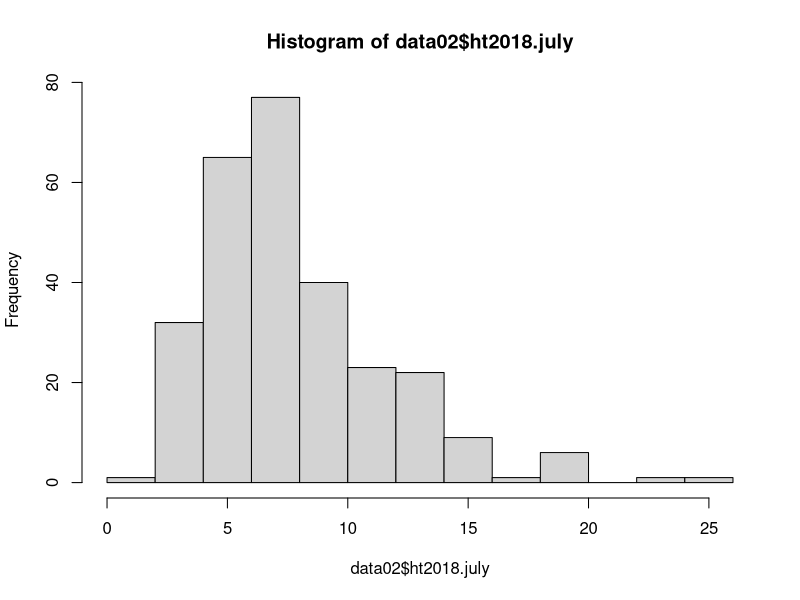

Source code (R):
## ---- chunk 1
knitr::opts_chunk$set(echo = TRUE)
## ---- chunk 2

library(tidyverse)
library(skimr)        ## install.packages("skimr")
library(readxl)

#  dplyr is part of tidyverse -- library(dplyr)

#
#in console
#   str(df)
#   print(df, n=10)
#   
#   to make a df into tibble use x1 <- as_tibble(original_df)  
#   
#   dim(df) will show dimensions of the df
#   


## ---- chunk 3

raw_data_01 <- read_excel("avid_boot_redpine_cleaned.2018-2021.xlsx", 
    sheet = "r_ready", col_types = c("text", 
        "text", "text", "text", "text", "text", 
        "numeric", "numeric", "numeric", 
        "numeric", "text", "numeric", "numeric", 
        "numeric", "numeric", "numeric"), skip = 3)

data02 <- raw_data_01 %>% 
  mutate_at(
    vars(harvest, inside_slash, inside_fence, plot, species, quad, tag),
    factor) %>% 
    rename(ht2020 = ht2020.April2021) %>% 
    mutate(inside_fence = recode(inside_fence, "YES" = "yes")) %>%  #old = new
    mutate(
      sub_cov_pct = sub_cov_pct * 100,
      canopy_cov_pct = canopy_cov_pct * 100
    ) %>% 
  select(!c(gps,quad)) %>% 
  filter(issue <1) %>% #removes tagged species with missing or dead data
  
  #filter(ht2018.july < 16.5) %>%  #removes potential stump sprouts
  #   used threshold 16.5" which was 75% percentile of Mike's gasline data
  #   creates file avid_tidy_short, "tidy_avid_short_2018-2020_boot_redpine.csv
  
  mutate(issue = NULL)

# 5/10/2021 decided to use all the data, not the "short" data.
# Pattern of hts similar to Mike's gas line data and the changes to statistical
# inference didn't warrant the confusion of explaining the logic and process.


summary(data02$ht2018.july)
hist(data02$ht2018.july)
## ---- chunk 4

#create df with heights for only one year
#use bind_rows(df1, df2) to reaggregate

data2018 <- data02 %>% 
  select(!c(ht2019.july, ht2020)) %>% 
  rename(ht = ht2018.july) %>% 
  mutate(
    year = 2018
  ) %>% 
  drop_na(ht) %>% 
  mutate(ht2018.july = NULL) #this removes variable, but is not needed, the variable name was changed

data2019 <- data02 %>% 
  select(!c(ht2018.july, ht2020)) %>% 
  rename(ht = ht2019.july) %>% 
  mutate(
    year = 2019
  ) %>% 
  drop_na(ht) 

data2020 <- data02 %>% 
  select(!c(ht2018.july, ht2019.july)) %>% 
  rename(ht = ht2020) %>% 
  drop_na(ht) %>% 
  mutate(
    year = 2020
  )


avid_tidy <- 
  bind_rows(data2018, data2019, data2020) %>% 
  mutate_at(
    vars(year), factor)

write_csv(avid_tidy, "tidy_avid_2018-2020_boot_redpine.csv")
  

## ---- chunk 5
avid_tidy_plot_count <- avid_tidy %>% 
  filter(year == 2018) %>% 
  group_by(harvest, inside_slash, plot, species) %>% 
  summarize(
    n = n()
  ) %>% 
  arrange(harvest, inside_slash, species)

write_csv(avid_tidy_plot_count, "tidy_avid_2018_boot_pine_sample_sizes.csv")

x1 <- avid_tidy_plot_count %>% 
  group_by(harvest, inside_slash, species) %>% 
  summarize(
    sum = sum(n)
  )
